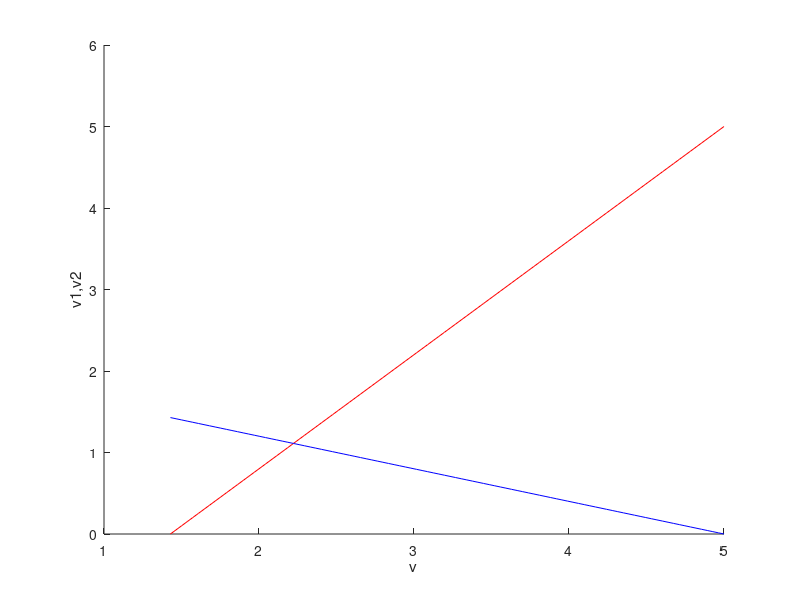

MATLAB code for this plot: (Note: this script raises an error after producing the figure.)
v1 = @(c1,c2,v) (c2*v-1)/(c2-c1);
v2 = @(c1,c2,v) (1-c1*v)/(c2-c1);
n1 = @(c1,c2,v) c1*v1(c1,c2,v);
n2 = @(c1,c2,v) c2*v2(c1,c2,v);
rho = @(rho1,rho2,c1,c2,v) (rho1*v1(c1,c2,v)+rho2*v2(c1,c2,v))./v;

c1 = 0.2;
c2 = 0.7;
rho1 = 1;
rho2 = 2;
v = linspace(1/c2,1/c1);

figure; hold on;
xlabel('v')
ylabel('v1,v2')
plot(v,v1(c1,c2,v),'r-')
plot(v,v2(c1,c2,v),'b-')
yline(0)

figure; hold on;
xlabel('v'); ylabel('\rho')
yline(rho1)
yline(rho2)
plot(v,rho(rho1,rho2,c1,c2,v),'g-')